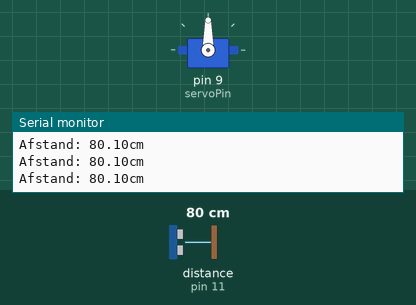
This sketch was run on a simulated Arduino Uno, built with avr-gcc and run on an emulated ATmega328P. Shown: servo, the last lines printed to the serial monitor. Wiring (inferred from the names in the program): ultrasonic range finder: trigger pin 12; echo pin 11. The test bench sets the inputs (shaded band); at power-on: distance to the obstacle (sensor on pin 11) 80 cm. The echo pulse lasts 58.3 µs per cm.

Above: at 1.2 s.
1.3 s: distance to the obstacle (sensor on pin 11) set to 12 cm
2.8 s: distance to the obstacle (sensor on pin 11) set to 9 cm
At 3.3 s:
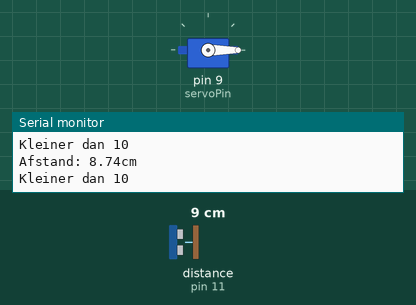
4.4 s: distance to the obstacle (sensor on pin 11) set to 4 cm
At 7.3 s:
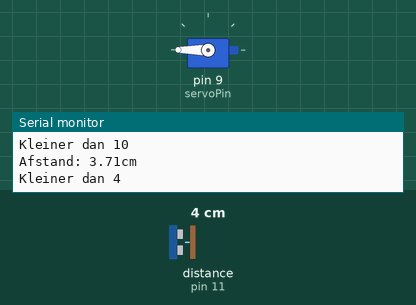
7.4 s: distance to the obstacle (sensor on pin 11) set to 2 cm
At 7.9 s:
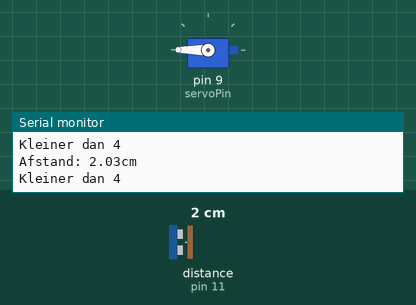
8.9 s: distance to the obstacle (sensor on pin 11) set to 7 cm
At 9.7 s:
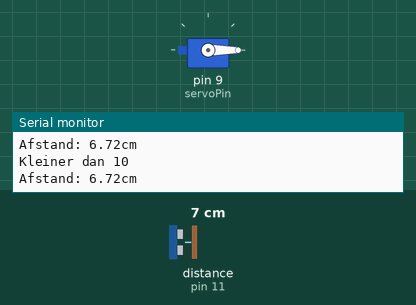
Timing chart, 0 to 11.4 s (numbered marks = the images above; inputs shaded):
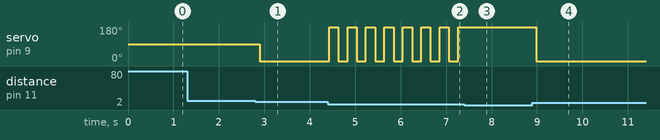

The sketch:

opdracht7.ino
```cpp
#include <Servo.h>

const int trigPin = 12;          // Trigger pin
const int echoPin = 11;          // Echo Pin
const int servoPin  = 9;         // Servo Pin

Servo servo;                     // servo object aangemaakt

float time;                      // Variable tijdsduur
float distance;                  // Variable voor de afstand

int angle = 0;                   // Angle op 0 gezet

void setup(){
  Serial.begin(9600);            //Stel de seriele monitor in

  pinMode(trigPin, OUTPUT);      //Uitgang van trigPin gedefinieerd als OUTPUT
  pinMode(echoPin, INPUT);       //Uitgang van echoPin gedeinieerd als INPUT

  servo.attach(servoPin);        // Verbind de servo.attach aan de servoPin

}

void loop(){
  digitalWrite(trigPin, LOW);    // Trigpin op LOW
  delayMicroseconds(2);          // DelayMicro gezet op 2

  digitalWrite(trigPin, HIGH);   // TrigPin op HIGH
  delayMicroseconds(10);         // DelayMicro gezet op 10
  digitalWrite(trigPin, LOW);    // TrigPin op LOW gezet

  time = pulseIn(echoPin, HIGH); // Echopin op HIGH

  distance = time / 58;          // Bereking afstand en de snelheid van geluit
  Serial.print("Afstand: ");     // Print het woord afstand in de serial monitor
  Serial.print(distance);        // Toont de afstand op de seriele monitor
  Serial.println("cm");          // Print het woord cm in de serial monitor

  if(distance < 10 && distance >4) {        // Kijkt of distance lager is dan 10 en hoger is dan 4
    Serial.println("Kleiner dan 10");       // Print Kleiner dan 10 in de seriele monitor
  servo.write(0);                           // Servo draait naar 0 graden
  }if(distance < 4) {                       // Kijkt of distance lager is dan 4
    Serial.println("Kleiner dan 4");        // Print kleiner dan 4 in de seriele monitor
  servo.write(180);                         // Servo draait naar 180 graden
  }
  delay(100);                               // Geeft een kleine delay aan van 1/10 van een seconde
}
```

Measured:
- the behaviour switches between 11 and 10 cm on distance to the obstacle (sensor on pin 11) (found by bisection; images 0 and 1)
- after the input at 2.8 s, servo on pin 9 (servoPin): 90° → 0° after 0.10 s
- after the input at 4.4 s, servo on pin 9 (servoPin): alternates 180° for 0.20 s and 0° for 0.20 s, starting at once
- after the input at 7.4 s, servo on pin 9 (servoPin): stops changing and stays 180°
- after the input at 8.9 s, servo on pin 9 (servoPin): 180° → 0° after 0.09 s
